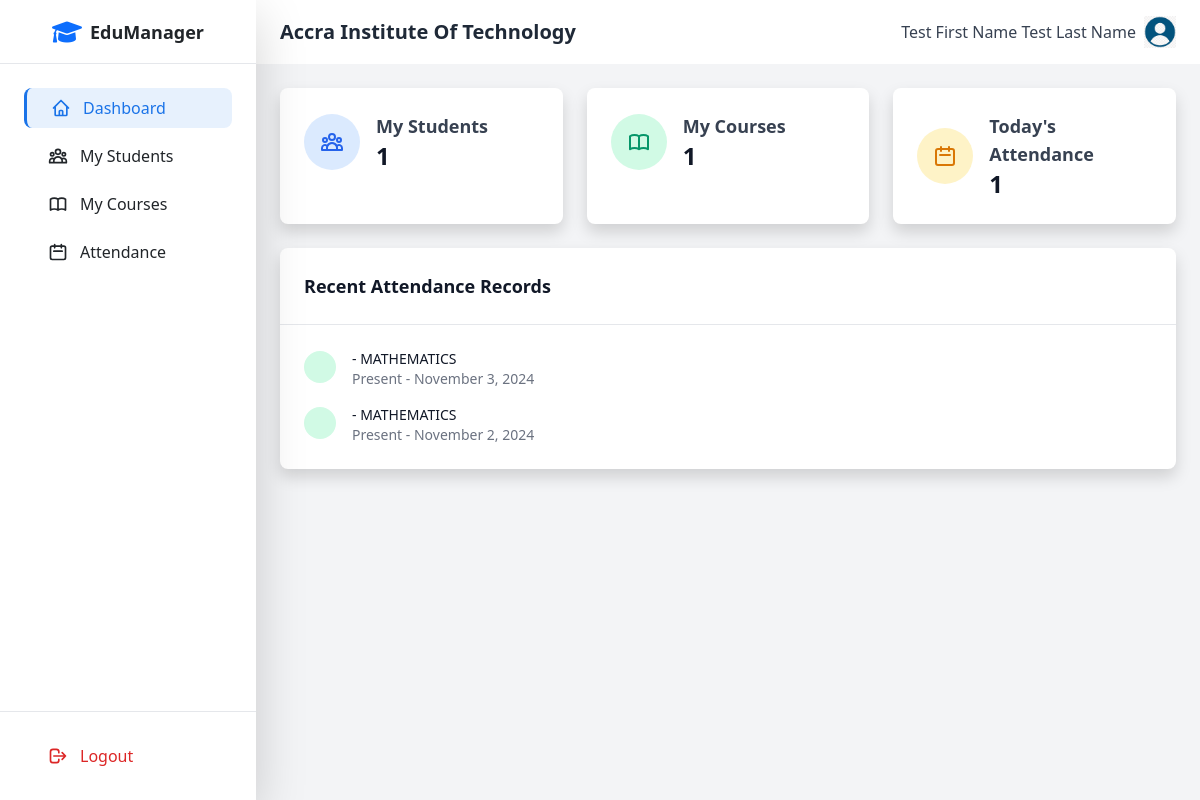
The page /dashboard/ (signed in) on the database as committed earlier.
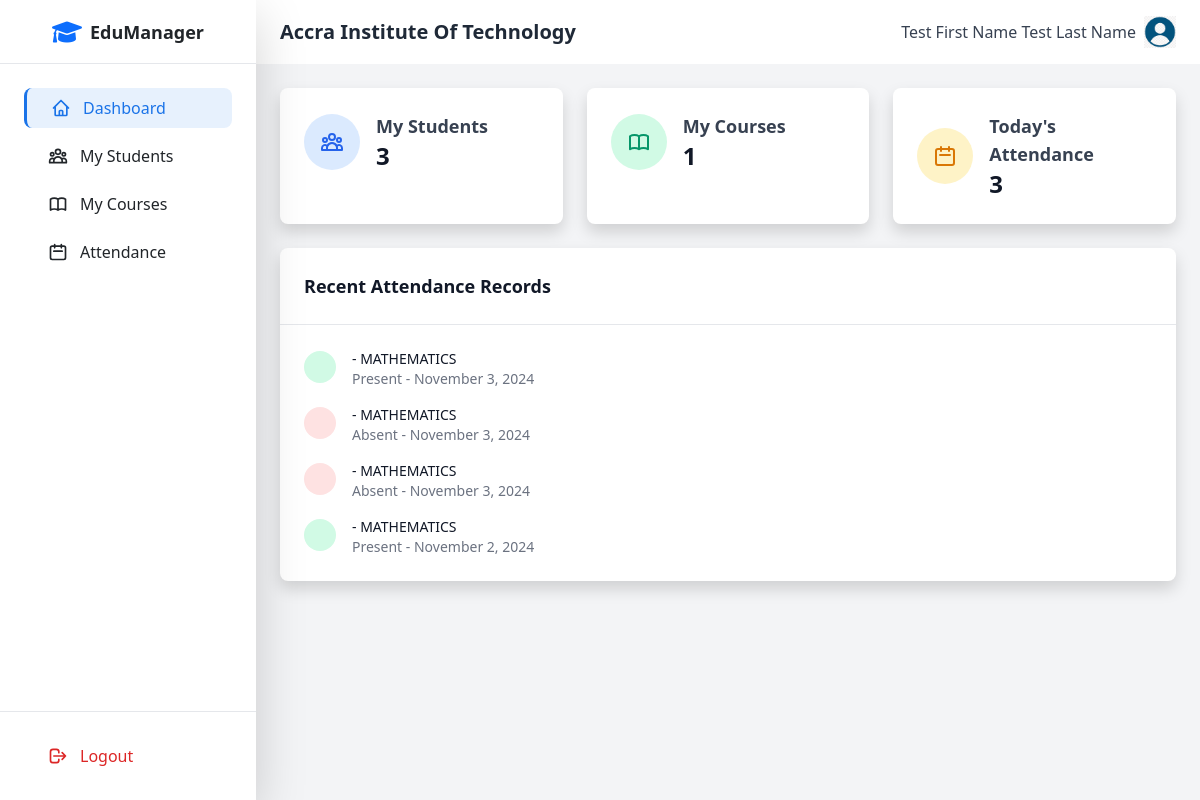
The same page on the database as committed later.
### core/models.py (models this page shows)
class User(AbstractBaseUser, PermissionsMixin):
    ROLE_CHOICES = (
        ('admin', 'Admin'),
        ('teacher', 'Teacher'),
    )
    email = models.EmailField(_('email address'), unique=True)
    first_name = models.CharField(max_length=30, blank=True)
    last_name = models.CharField(max_length=30, blank=True)
    role = models.CharField(max_length=10, choices=ROLE_CHOICES)
    is_active = models.BooleanField(default=True)
    is_staff = models.BooleanField(default=False)
    date_joined = models.DateTimeField(default=timezone.now)
    school = models.ForeignKey(School, on_delete=models.CASCADE, related_name='users', null=True)
    objects = CustomUserManager()
    USERNAME_FIELD = 'email'
    REQUIRED_FIELDS = ['role']
    class Meta:
        verbose_name = _('user')
        verbose_name_plural = _('users')
    def get_full_name(self):
        return f'{self.first_name} {self.last_name}'

class School(models.Model):
    name = models.CharField(max_length=100)
    address = models.TextField()
    phone = models.CharField(max_length=20)
    website = models.URLField(blank=True)
    created_at = models.DateTimeField(auto_now_add=True)
    updated_at = models.DateTimeField(auto_now=True)

class Attendance(models.Model):
    ATTENDANCE_STATUS = (
        ('present', 'Present'),
        ('absent', 'Absent'),
    )
    course = models.ForeignKey(Course, on_delete=models.CASCADE, related_name='attendances')
    student = models.ForeignKey(Student, on_delete=models.CASCADE, related_name='attendances')
    date = models.DateField()
    status = models.CharField(max_length=10, choices=ATTENDANCE_STATUS)
    marked_by = models.ForeignKey(User, on_delete=models.SET_NULL, null=True, related_name='marked_attendances')
    created_at = models.DateTimeField(auto_now_add=True)
    updated_at = models.DateTimeField(auto_now=True)
    class Meta:
        unique_together = ['course', 'student', 'date']

class Course(models.Model):
    name = models.CharField(max_length=100)
    description = models.TextField()
    credits = models.IntegerField(default=3)
    school = models.ForeignKey(School, on_delete=models.CASCADE, related_name='courses')
    teacher = models.ForeignKey(User, on_delete=models.SET_NULL, null=True, related_name='courses')
    created_at = models.DateTimeField(auto_now_add=True)
    updated_at = models.DateTimeField(auto_now=True)

### core/views.py (the view)
# urls.py: path('dashboard/', DashboardView.as_view(), name='dashboard'),
class DashboardView(LoginRequiredMixin, TemplateView):
    template_name = 'dashboard/home.html'
    def get_template_names(self):
        if self.request.user.role == 'admin':
            return ['dashboard/admin/home.html']
        return ['dashboard/teacher/home.html']
    def get_context_data(self, **kwargs):
        context = super().get_context_data(**kwargs)
        user = self.request.user
        if user.role == 'admin':
            school = user.school
            context['total_students'] = Student.objects.filter(school=school).count()
            context['total_teachers'] = User.objects.filter(
                school=school,
                role='teacher'
            ).count()
            context['total_courses'] = Course.objects.filter(school=school).count()
            recent_teachers = User.objects.filter(
                school=school,
                role='teacher'
            ).order_by('-date_joined').values(
                'first_name', 'last_name', 'date_joined', 'email'
            )[:5]
            recent_courses = Course.objects.filter(
                school=school
            ).order_by('-created_at').values(
                'name', 'created_at', 'teacher__first_name', 'teacher__last_name'
            )[:5]
            recent_students = Student.objects.filter(
                school=school
            ).order_by('-created_at').values(
                'first_name', 'last_name', 'created_at', 'email'
            )[:5]
            activities = []
            for teacher in recent_teachers:
                activities.append({
                    'type': 'teacher',
                    'description': f"New teacher {teacher['first_name']} {teacher['last_name']} ({teacher['email']}) joined",
                    'timestamp': teacher['date_joined'],
                    'user': {
                        'get_initials': f"{teacher['first_name'][0]}{teacher['last_name'][0]}",
                        'get_full_name': f"{teacher['first_name']} {teacher['last_name']}"
                    }
                })
            for course in recent_courses:
                teacher_name = (f"{course['teacher__first_name']} {course['teacher__last_name']}"
                              if course['teacher__first_name'] and course['teacher__last_name']
                              else "Unassigned")
                activities.append({
                    'type': 'course',
                    'description': f"New course {course['name']} was created and assigned to {teacher_name}",
                    'timestamp': course['created_at'],
                    'user': {
                        'get_initials': 'C',
                        'get_full_name': course['name']
                    }
                })
            for student in recent_students:
                activities.append({
                    'type': 'student',
                    'description': f"New student {student['first_name']} {student['last_name']} ({student['email']}) was enrolled",
                    'timestamp': student['created_at'],
                    'user': {
                        'get_initials': f"{student['first_name'][0]}{student['last_name'][0]}",
                        'get_full_name': f"{student['first_name']} {student['last_name']}"
                    }
                })
            activities.sort(key=lambda x: x['timestamp'], reverse=True)
            context['recent_activities'] = activities[:10]
        else:
            today = timezone.now().date()
            teacher_courses = Course.objects.filter(teacher=user)
            teacher_students = Student.objects.filter(
                courses__in=teacher_courses
            ).distinct()
            context['my_students_count'] = teacher_students.count()
            context['my_courses_count'] = teacher_courses.count()
            context['todays_attendance_count'] = Attendance.objects.filter(
                course__in=teacher_courses,
                date=today
            ).count()
            context['recent_attendance'] = Attendance.objects.filter(
                course__in=teacher_courses
            ).select_related('student', 'course').order_by('-date')[:10]
        return context

### core/templates/dashboard/teacher/home.html (shortened to what this page needs)
{% extends 'base/base.html' %}
{% load static %}
{% block content %}
    <div class="flex-1 flex flex-col overflow-hidden">
        <header class="flex items-center justify-between h-16 px-6 bg-white shadow">
            <div class="flex items-center">
                <span class="text-xl font-semibold text-gray-800">{{ request.user.school.name }}</span>
            </div>
            <div class="flex items-center">
                <div class="relative">
                    <button class="flex items-center text-gray-700 hover:text-gray-900">
                        <span class="mr-2">{{ request.user.get_full_name }}</span>
                        <a href="{% url 'profile' %}" class="w-8 h-8 rounded-full">
                            <img src="{% static 'images/default-avatar.png' %}" alt="Profile">
                        </a>
                    </button>
                </div>
            </div>
        </header>
        <main class="flex-1 overflow-y-auto bg-gray-100 p-6">
            <div class="grid grid-cols-1 md:grid-cols-3 gap-6 mb-6">
                <div class="bg-white rounded-lg shadow p-6">
                    <div class="flex items-center">
                        <div class="p-3 bg-blue-100 rounded-full">
                        </div>
                        <div class="ml-4">
                            <h3 class="text-lg font-semibold text-gray-700">My Students</h3>
                            <p class="text-2xl font-bold text-gray-900">{{ my_students_count }}</p>
                        </div>
                    </div>
                </div>
                <div class="bg-white rounded-lg shadow p-6">
                    <div class="flex items-center">
                        <div class="p-3 bg-green-100 rounded-full">
                        </div>
                        <div class="ml-4">
                            <h3 class="text-lg font-semibold text-gray-700">My Courses</h3>
                            <p class="text-2xl font-bold text-gray-900">{{ my_courses_count }}</p>
                        </div>
                    </div>
                </div>
                <div class="bg-white rounded-lg shadow p-6">
                    <div class="flex items-center">
                        <div class="p-3 bg-yellow-100 rounded-full">
                            <svg class="w-6 h-6 text-yellow-600" fill="none" stroke="currentColor" viewBox="0 0 24 24">
                                <path stroke-linecap="round" stroke-linejoin="round" stroke-width="2" d="M8 7V3m8 4V3m-9 8h10M5 21h14a2 2 0 002-2V7a2 2 0 00-2-2H5a2 2 0 00-2 2v12a2 2 0 002 2z"></path>
                            </svg>
                        </div>
                        <div class="ml-4">
                            <h3 class="text-lg font-semibold text-gray-700">Today's Attendance</h3>
                            <p class="text-2xl font-bold text-gray-900">{{ todays_attendance_count }}</p>
                        </div>
                    </div>
                </div>
            </div>
            <div class="bg-white rounded-lg shadow">
                <div class="px-6 py-4 border-b">
                    <h3 class="text-lg font-semibold text-gray-900">Recent Attendance Records</h3>
                </div>
                <div class="p-6">
                    {% if recent_attendance %}
                        <div class="space-y-4">
                            {% for record in recent_attendance %}
                            <div class="flex items-start">
                                <div class="flex-shrink-0">
                                    <span class="inline-flex items-center justify-center h-8 w-8 rounded-full {% if record.status == 'present' %}bg-green-100{% else %}bg-red-100{% endif %}">
                                    </span>
                                </div>
                                <div class="ml-4">
                                    <p class="text-sm font-medium text-gray-900">
                                        {{ record.student.full_name }} - {{ record.course.name }}
                                    </p>
                                    <p class="text-sm text-gray-500">
                                        {{ record.status|title }} - {{ record.date|date:"F j, Y" }}
                                    </p>
                                </div>
                            </div>
                            {% endfor %}
                        </div>
                    {% else %}
                        <p class="text-gray-500">No recent attendance records</p>
                    {% endif %}
                </div>
            </div>
        </main>
    </div>
{% endblock %}

Rows that differ between the two databases and show on the page:
added Attendance: course.name "MATHEMATICS", status "Absent", date "November 3, 2024"
added Attendance: course.name "MATHEMATICS", status "Absent", date "November 3, 2024"
Other text that changed with them:
{{ my_students_count }}: "1" → "3"
{{ todays_attendance_count }}: "1" → "3"
